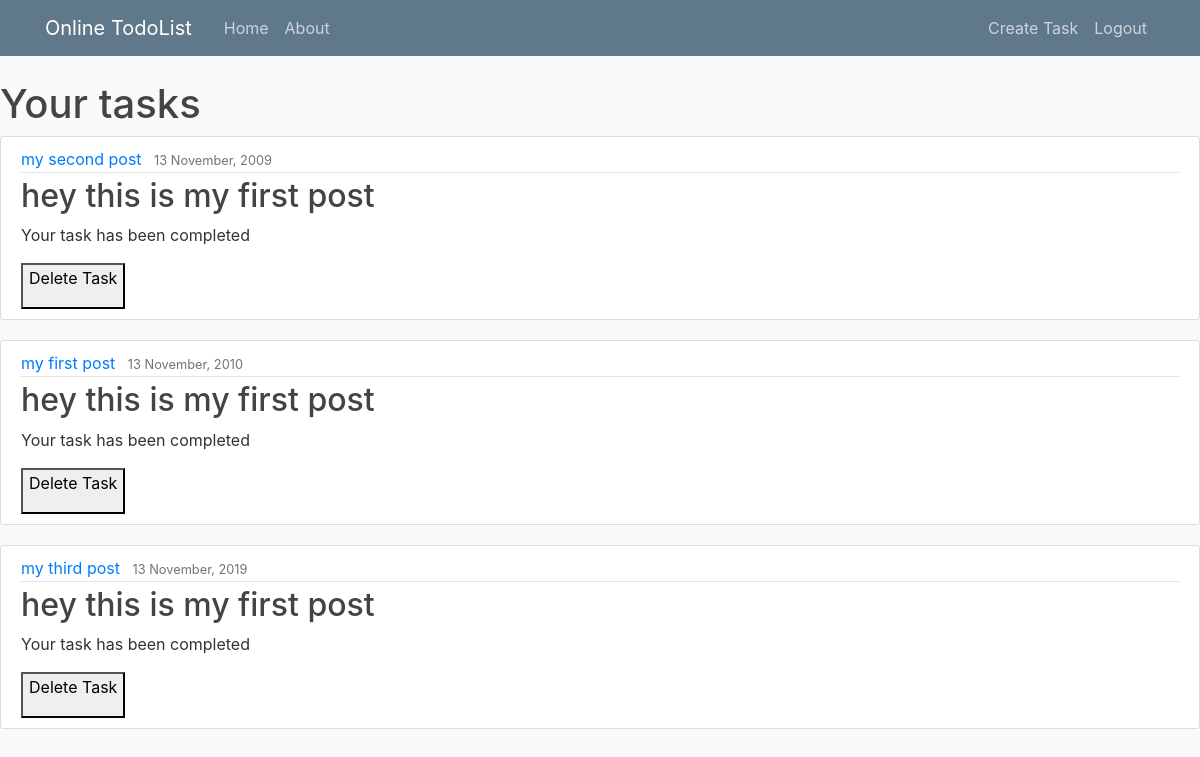
The page /todolist/therealzohaib/ (signed in) on the database as committed earlier.
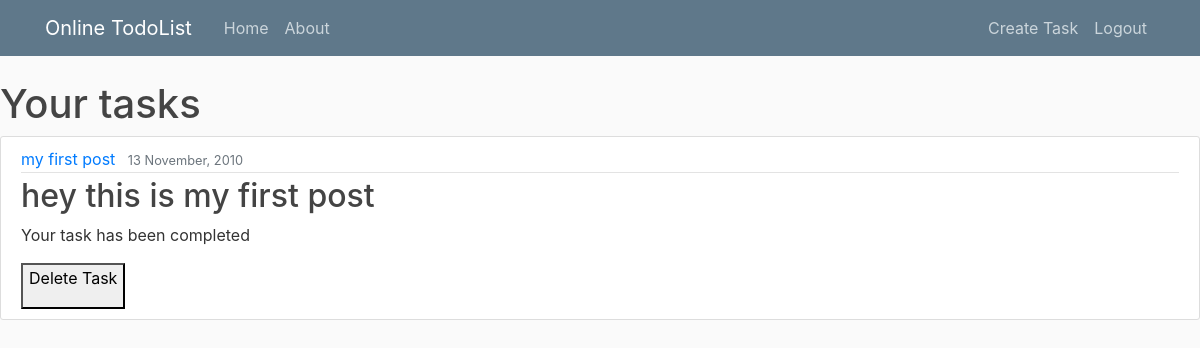
The same page on the database as committed later.
### TodoList/models.py (models this page shows, shortened)
class Task(models.Model):
    name = models.CharField(max_length=20)
    description = models.CharField(max_length=100)
    datetime_created = models.DateTimeField(default=timezone.now)
    deadline = models.DateTimeField('deadline')
    status = models.BooleanField(default=False)
    creator = models.ForeignKey(User, on_delete=models.CASCADE)

### TodoList/views.py (the view)
# urls.py: path('todolist/<str:username>/', views.TaskListView.as_view(), name='todolist-main'),
class TaskListView(LoginRequiredMixin, ListView):
    model = Task
    template_name = 'TodoList/todolist_main.html'
    paginate_by = 5
    def get_queryset(self):
        return Task.objects.filter(creator=self.request.user).order_by('deadline')

### TodoList/templates/TodoList/todolist_main.html (shortened to what this page needs)
{% extends 'TodoList/base.html' %}
{% block content %}
	{% if object_list %}
	<h1>Your tasks</h1>
	  {% for task in object_list %}
	  <article class="media content-section">
	  <div class="media-body">
	    <div class="article-metadata">
	      <a class="mr-2" href="#">{{ task.name }}</a>
	      <small class="text-muted">{{ task.deadline|date:'d F, Y' }}</small>
	    </div>
	    <h2><a class="article-title" href="">{{ task.description }}</a></h2>
	    {% if task.status == False %}
	    <p class="article-content">Your task has not been completed </p>
	    <a href="{% url 'todolist-complete' user.username task.id %}"><button><p>Mark Completed</p></button></a>
	    {% else %}
	    <p class="article-content">Your task has been completed </p>
	    {% endif %}
	    <a href="{% url 'task-delete' task.id %}"><button><p>Delete Task</p></button></a>
	  </div>
	</article>
	  {% endfor %}
  	{% else %}
		<h1>You have no tasks</h1>
  	{% endif %}
{% endblock %}

Rows that differ between the two databases and show on the page:
removed Task: name "my second post", deadline "13 November, 2009", description "hey this is my first post", status "Your task has been completed"
removed Task: name "my third post", deadline "13 November, 2019", description "hey this is my first post", status "Your task has been completed"
